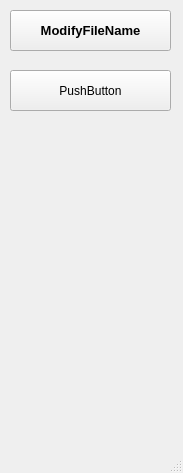
<?xml version="1.0" encoding="UTF-8"?>
<ui version="4.0">
 <class>MainWindow</class>
 <widget class="QMainWindow" name="MainWindow">
  <property name="geometry">
   <rect>
    <x>0</x>
    <y>0</y>
    <width>183</width>
    <height>473</height>
   </rect>
  </property>
  <property name="windowTitle">
   <string>MainWindow</string>
  </property>
  <widget class="QWidget" name="centralwidget">
   <widget class="QPushButton" name="btn_ModifyFileName">
    <property name="geometry">
     <rect>
      <x>10</x>
      <y>10</y>
      <width>161</width>
      <height>41</height>
     </rect>
    </property>
    <property name="font">
     <font>
      <family>Arial</family>
      <pointsize>10</pointsize>
      <weight>75</weight>
      <bold>true</bold>
     </font>
    </property>
    <property name="text">
     <string>ModifyFileName</string>
    </property>
   </widget>
   <widget class="QPushButton" name="pushButton">
    <property name="geometry">
     <rect>
      <x>10</x>
      <y>70</y>
      <width>161</width>
      <height>41</height>
     </rect>
    </property>
    <property name="text">
     <string>PushButton</string>
    </property>
   </widget>
  </widget>
  <widget class="QMenuBar" name="menubar">
   <property name="geometry">
    <rect>
     <x>0</x>
     <y>0</y>
     <width>183</width>
     <height>26</height>
    </rect>
   </property>
  </widget>
  <widget class="QStatusBar" name="statusbar"/>
 </widget>
 <resources/>
 <connections/>
</ui>
